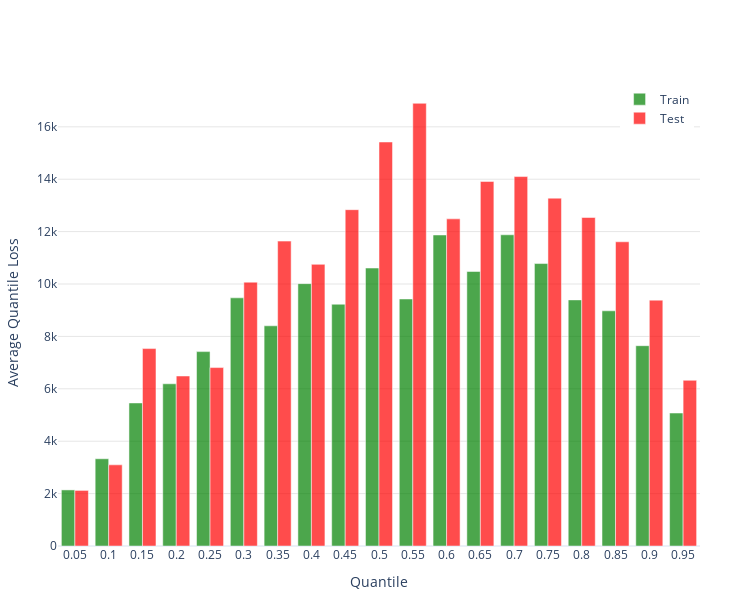

Here is the notebook cell this chart was saved with:
### Code cell
from microimpute.visualizations.plotting import model_performance_results

fig = model_performance_results(final_results, model_name="QRF")
fig.plot()

### Figure 1 — Plotly figure (JSON) as saved in the notebook; plotly's stock layout.template omitted (floating-point values rounded to 4 significant figures)
{"data": [{"marker": {"color": "rgba(0, 128, 0, 0.7)"}, "name": "Train", "type": "bar", "x": ["0.05", "0.1", "0.15", "0.2", "0.25", "0.3", "0.35", "0.4", "0.45", "0.5", "0.55", "0.6", "0.65", "0.7", "0.75", "0.8", "0.85", "0.9", "0.95"], "y": [2141.0, 3330.0, 5461.0, 6192.0, 7420.0, 9473.0, 8405.0, 10010.0, 9228.0, 10610.0, 9429.0, 11870.0, 10480.0, 11880.0, 10780.0, 9395.0, 8977.0, 7646.0, 5075.0]}, {"marker": {"color": "rgba(255, 0, 0, 0.7)"}, "name": "Test", "type": "bar", "x": ["0.05", "0.1", "0.15", "0.2", "0.25", "0.3", "0.35", "0.4", "0.45", "0.5", "0.55", "0.6", "0.65", "0.7", "0.75", "0.8", "0.85", "0.9", "0.95"], "y": [2122.0, 3098.0, 7535.0, 6489.0, 6811.0, 10070.0, 11640.0, 10750.0, 12840.0, 15420.0, 16900.0, 12490.0, 13920.0, 14100.0, 13280.0, 12540.0, 11610.0, 9385.0, 6324.0]}], "layout": {"barmode": "group", "height": 600, "legend": {"x": 0.99, "xanchor": "right", "y": 0.99, "yanchor": "top"}, "margin": {"b": 50, "l": 50, "r": 50, "t": 80}, "title": {}, "width": 750, "xaxis": {"title": {"text": "Quantile"}}, "yaxis": {"gridcolor": "rgba(0,0,0,0.1)", "gridwidth": 1, "showgrid": true, "title": {"text": "Average Quantile Loss"}}}}
